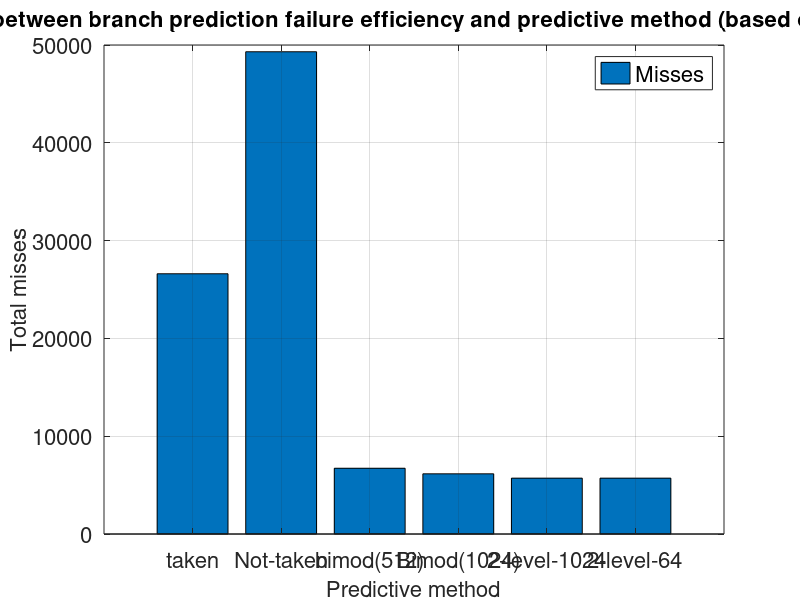

Write the MATLAB code that produced this figure.
y=[26610	49310	6723	6155	5710	5710];
b=bar(y);
grid on;
ch = get(b,'children');
set(gca,'XTickLabel',{'taken', 'Not-taken', 'bimod(512)','Bimod(1024)','2-level-1024','2-level-64'}, 'FontSize', 16)
%set(ch,'FaceVertexCData',[1 0 1;0 0 0;])
legend('Misses', 'FontSize', 16);
xlabel('Predictive method', 'FontSize', 16);
ylabel('Total misses', 'FontSize', 16);
title('The relevance between branch prediction failure efficiency and predictive method (based on vortex dataset)', 'FontSize', 16);